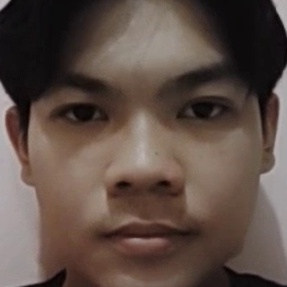
#> input picture dataWajah/Fadhil.6.11.jpg, 287 x 287 px; its folder holds 4 pictures in this run
$ python latihWajah.py
#> lines starting #> are read from the running program, lines starting #| are printed output that depends on the picture
import cv2, os
import numpy as np
from PIL import Image
import timeit

start = timeit.default_timer()
recognizer = cv2.face.LBPHFaceRecognizer_create()
detector = cv2.CascadeClassifier("./fileXML/haarcascade_frontalface_default.xml");
print("Data sedang ditrainingkan")

def getImagesWithLabels(path):
#> called with path = 'dataWajah'
    imagePaths=[os.path.join(path,f) for f in os.listdir(path)]
    faceSamples=[]
    Ids=[]
    for imagePath in imagePaths:
        pilImage=Image.open(imagePath).convert('L')
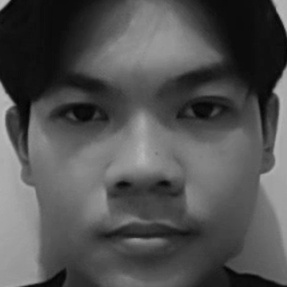
#> pilImage: PIL image 287x287 L; min 3, max 189, mean 81.6
        imageNp=np.array(pilImage,'uint8')
        Id=int(os.path.split(imagePath)[-1].split(".")[1])
        faces=detector.detectMultiScale(imageNp)
#> faces = [[24, 20, 238, 238]]
        for (x,y,w,h) in faces:
            faceSamples.append(imageNp[y:y+h,x:x+w])
            Ids.append(Id)
#> this loop made 1 pass
#> after the loop, Ids = [6]; faceSamples = 1 item
#> pass 2 of the loop in getImagesWithLabels, `for imagePath in imagePaths:`:
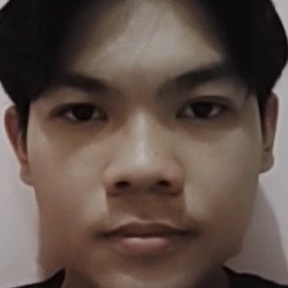
#> input picture dataWajah/Fadhil.6.12.jpg, 288 x 288 px
#> in getImagesWithLabels, `pilImage=Image.open(imagePath).convert('L')`:
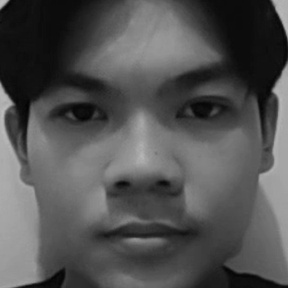
#> pilImage: PIL image 288x288 L; min 3, max 190, mean 82.3
#> faces = [[26, 22, 241, 241]]
#> the loop in getImagesWithLabels, `for (x,y,w,h) in faces:` made 1 pass
#> after the loop in getImagesWithLabels, `for (x,y,w,h) in faces:`: Ids = [6, 6]; faceSamples = 2 items
#> pass 3 of the loop in getImagesWithLabels, `for imagePath in imagePaths:`:
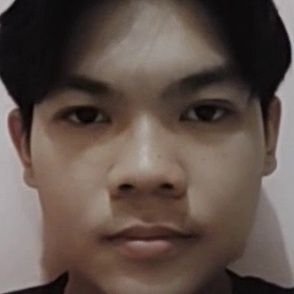
#> input picture dataWajah/Fadhil.6.15.jpg, 294 x 294 px
#> in getImagesWithLabels, `pilImage=Image.open(imagePath).convert('L')`:
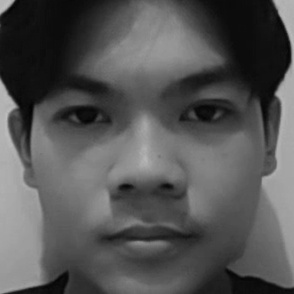
#> pilImage: PIL image 294x294 L; min 1, max 191, mean 84.5
#> faces = [[22, 20, 252, 252]]
#> the loop in getImagesWithLabels, `for (x,y,w,h) in faces:` made 1 pass
#> after the loop in getImagesWithLabels, `for (x,y,w,h) in faces:`: Ids = [6, 6, 6]; faceSamples = 3 items
#> the loop made 4 passes; the first 3 are shown

    return faceSamples, Ids

faces, Ids = getImagesWithLabels('dataWajah')
recognizer.train(faces, np.array(Ids))
recognizer.save('./latihWajah/training.xml')

print("Data telah ditrainingkan")
stop = timeit.default_timer()
lama_eksekusi = stop - start

print("Waktu : " , round(lama_eksekusi, 2) , " Seconds")
